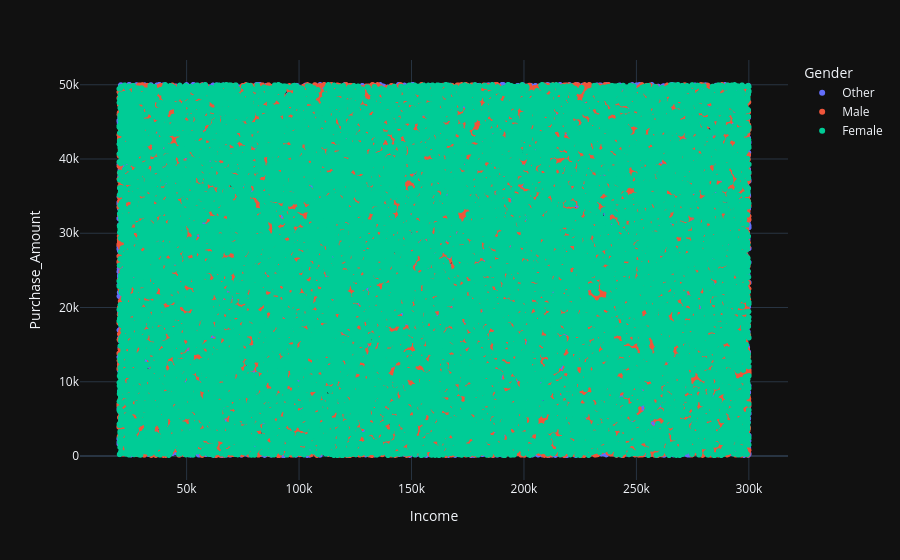

Write notebook code for a chart like this one.
### Markdown cell above
Income vs Purchase Amount

### Code cell
px.scatter(df,
           x='Income',
           y='Purchase_Amount',
           color='Gender')

### Figure 1 — Plotly figure (JSON) as saved in the notebook; plotly's stock layout.template omitted (floating-point values rounded to 4 significant figures; data arrays with more than 128 entries replaced by an {"elided": "..."} marker saying what was removed)
{"data": [{"hovertemplate": "Gender=Other<br>Income=%{x}<br>Purchase_Amount=%{y}<extra></extra>", "legendgroup": "Other", "marker": {"color": "#636efa", "symbol": "circle"}, "mode": "markers", "name": "Other", "showlegend": true, "x": {"elided": "30300 int values"}, "xaxis": "x", "y": {"elided": "30300 float values"}, "yaxis": "y", "type": "scattergl"}, {"hovertemplate": "Gender=Male<br>Income=%{x}<br>Purchase_Amount=%{y}<extra></extra>", "legendgroup": "Male", "marker": {"color": "#EF553B", "symbol": "circle"}, "mode": "markers", "name": "Male", "showlegend": true, "x": {"elided": "29935 int values"}, "xaxis": "x", "y": {"elided": "29935 float values"}, "yaxis": "y", "type": "scattergl"}, {"hovertemplate": "Gender=Female<br>Income=%{x}<br>Purchase_Amount=%{y}<extra></extra>", "legendgroup": "Female", "marker": {"color": "#00cc96", "symbol": "circle"}, "mode": "markers", "name": "Female", "showlegend": true, "x": {"elided": "29765 int values"}, "xaxis": "x", "y": {"elided": "29765 float values"}, "yaxis": "y", "type": "scattergl"}], "layout": {"xaxis": {"anchor": "y", "domain": [0.0, 1.0], "title": {"text": "Income"}}, "yaxis": {"anchor": "x", "domain": [0.0, 1.0], "title": {"text": "Purchase_Amount"}}, "legend": {"title": {"text": "Gender"}, "tracegroupgap": 0}, "margin": {"t": 60}}}
